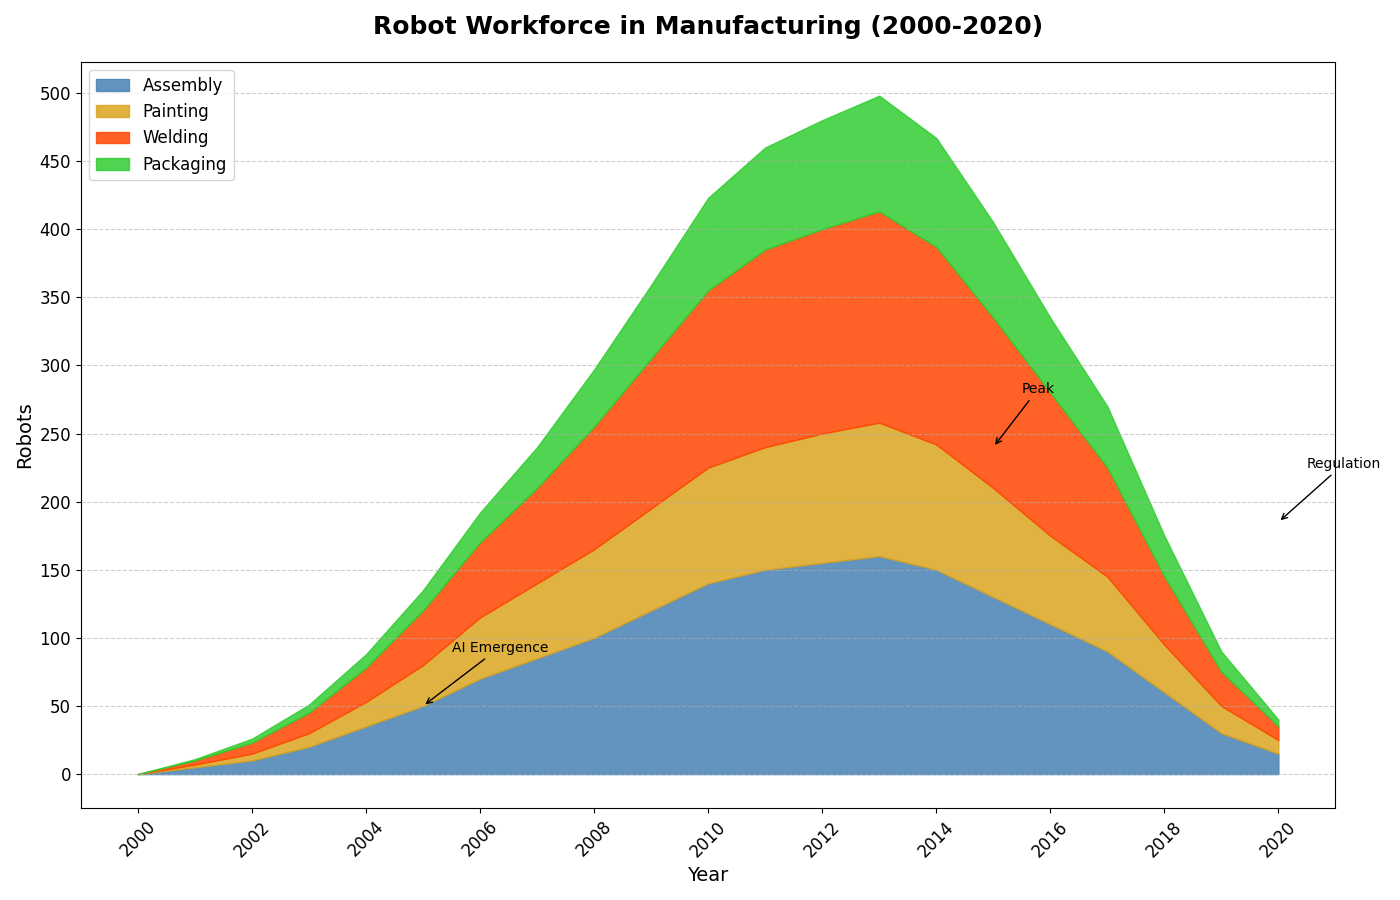

Reproduce this figure in Python.
import matplotlib.pyplot as plt
import numpy as np

years = np.arange(2000, 2021)

# Number of robots deployed in various manufacturing sectors
assembly_robots = [0, 5, 10, 20, 35, 50, 70, 85, 100, 120, 140, 150, 155, 160, 150, 130, 110, 90, 60, 30, 15]
painting_robots = [0, 2, 5, 10, 18, 30, 45, 55, 65, 75, 85, 90, 95, 98, 92, 80, 65, 55, 35, 20, 10]
welding_robots = [0, 3, 8, 15, 25, 40, 55, 70, 90, 110, 130, 145, 150, 155, 145, 125, 105, 80, 50, 25, 10]
packaging_robots = [0, 1, 3, 6, 10, 15, 22, 30, 42, 54, 68, 75, 80, 85, 80, 70, 55, 45, 30, 15, 5]

robots_data = np.vstack([assembly_robots, painting_robots, welding_robots, packaging_robots])
cumulative_data = np.cumsum(robots_data, axis=0)

# Changed colors order
colors = ['#4682B4', '#DAA520', '#FF4500', '#32CD32']

fig, ax = plt.subplots(figsize=(14, 9))

# Plot the area chart using `fill_between`
ax.fill_between(years, 0, cumulative_data[0], color=colors[0], label='Assembly', alpha=0.85)
ax.fill_between(years, cumulative_data[0], cumulative_data[1], color=colors[1], label='Painting', alpha=0.85)
ax.fill_between(years, cumulative_data[1], cumulative_data[2], color=colors[2], label='Welding', alpha=0.85)
ax.fill_between(years, cumulative_data[2], cumulative_data[3], color=colors[3], label='Packaging', alpha=0.85)

# Labels and Title
ax.set_title("Robot Workforce in Manufacturing (2000-2020)", fontsize=18, fontweight='bold', pad=20)
ax.set_xlabel('Year', fontsize=14)
ax.set_ylabel('Robots', fontsize=14)

ax.set_xticks(np.arange(2000, 2021, 2))
ax.set_xticklabels(np.arange(2000, 2021, 2), fontsize=12, rotation=45)
ax.set_yticks(np.arange(0, 501, 50))
ax.set_yticklabels(np.arange(0, 501, 50), fontsize=12)

ax.legend(loc='upper left', fontsize=12)

ax.grid(True, which='both', axis='y', linestyle='--', alpha=0.6)

important_events = [(2005, 50, 'AI Emergence'), (2015, 240, 'Peak'), (2020, 185, 'Regulation')]
for x, y, text in important_events:
    ax.annotate(text, xy=(x, y), xytext=(x+0.5, y+40), arrowprops=dict(facecolor='black', arrowstyle='->'), fontsize=10, color='black')

plt.tight_layout()
plt.show()
